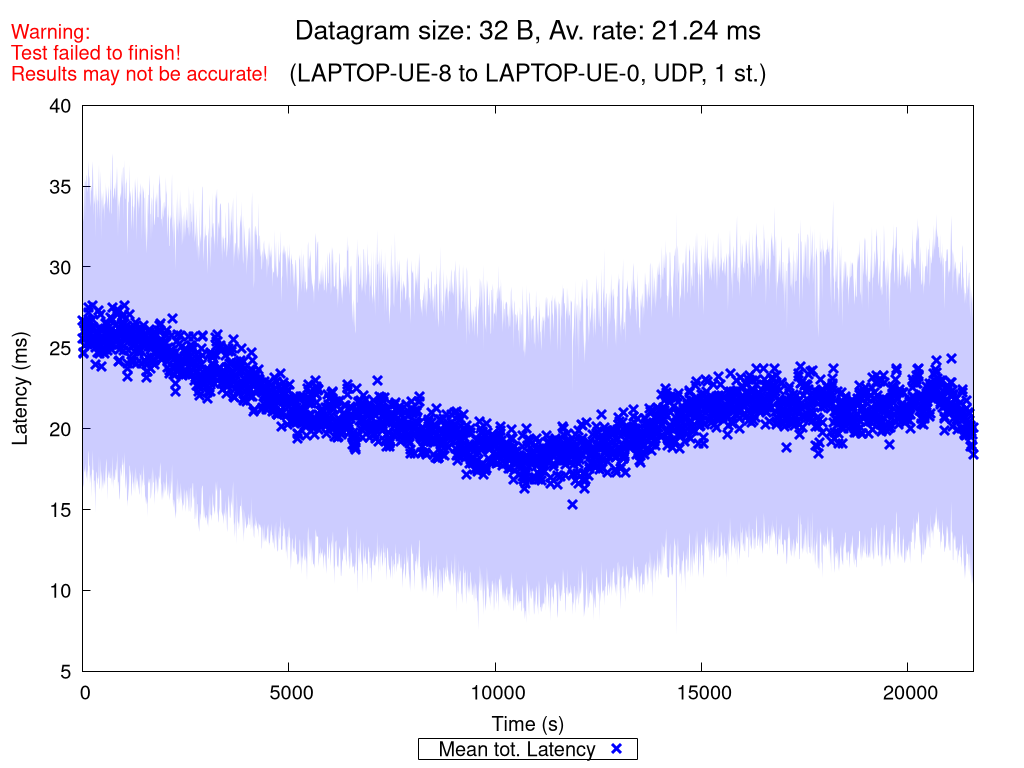

Generate this figure with gnuplot:
set terminal pngcairo nocrop enhanced size 1024,768 font "Verdana,15"
set output "UDP_1_st_2020_11_09_15-46-36_two2one_00032B.png"

set title "{/=20 Datagram size: 32 B, Av. rate: 21.24 ms}\n\n{/=18 (LAPTOP-UE-8 to LAPTOP-UE-0, UDP, 1 st.)}"
set label "Warning:\nTest failed to finish!\nResults may not be accurate!" at screen 0.01, screen 0.96 tc rgb "red"

set xlabel "Time (s)"
set ylabel "Latency (ms)"
set ytics nomirror
set key bmargin center horizontal box samplen 1 width -1
set bmargin 4.6
set rmargin 4.5

rf = 1.0  # rate factor
set style fill transparent solid 0.2 noborder
set autoscale xfix
plot "UDP_1_st_2020_11_09_15-46-36_two2one_00032B_iperf_processed.dat" using 1:($2/rf-$3/rf):($2/rf+$3/rf) with filledcurves lc rgb "blue" notitle, \
     "" using 1:($2/rf) with points pt 2 ps 1.5 lw 3 lc rgb "blue" title "Mean tot. Latency", \
